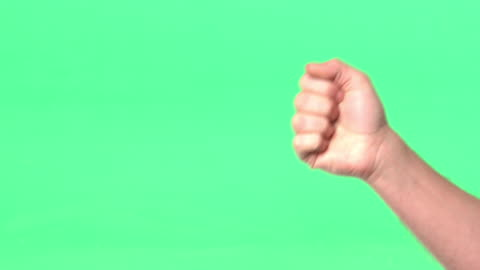
#> input picture sample_data/rock4.jpg, 480 x 270 px
$ jupyter execute test-predict.ipynb
#> lines starting #> are read from the running program, lines starting #| are printed output that depends on the picture
# Test Prediction

[cell 1]
import json
import requests
import numpy as np
from PIL import Image

def test_predict(path, endpoint):
#> called with path = 'sample_data/rock4.jpg'
    img = Image.open(path)
#> img is the input picture: PIL image 480x270 RGB; mean R, G, B 116.9, 243.8, 163.4
    img = img.resize((150, 150)) # Check your model input dimension
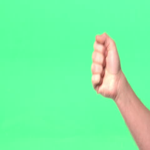
#> img: PIL image 150x150 RGB; mean R, G, B 116.9, 243.8, 163.4

    data = np.asarray(img)
    data = np.expand_dims(data, axis=0)
    json_data = json.dumps({"instances": data.tolist()})

    response = requests.post(endpoint, data=json_data)
    prediction = response.json()["predictions"][0]
    print(f"Prediction from TFServing: {prediction}")

    list_class_name = [
        "Paper",
        "Rock",
        "Scissor"
    ]

    index_class_predicted = np.argmax(prediction)
    print(f"Index class predicted: {index_class_predicted}")
    print(f"Class name predicted: {list_class_name[index_class_predicted]}")

## TFServing Locally

[cell 2]
test_predict(
    path="sample_data/rock4.jpg",
    endpoint ="http://localhost:8080/v1/models/kertas-batu-gunting:predict"
)
#> (the call stopped at in test_predict, `response = requests.post(endpoint, data=json_data)`: requests is not available in this run)

## TFServing with Cloud Run (GCP)

[cell 3]
test_predict(
    path="sample_data/rock4.jpg",
    endpoint ="https://kertas-batu-gunting-qguw2amrfq-et.a.run.app/v1/models/kertas-batu-gunting:predict"
)
#> (the call stopped at in test_predict, `response = requests.post(endpoint, data=json_data)`: requests is not available in this run)
